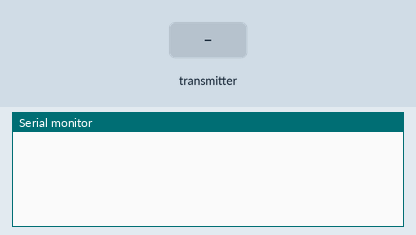
Recording of a sketch running on a simulated ESP32. On the bench: the last lines printed to the serial monitor. The test bench sets the inputs (shaded band).

Above: at 1.2 s.
1.3 s: the transmitter starts sending id = 0
At 1.66 s:
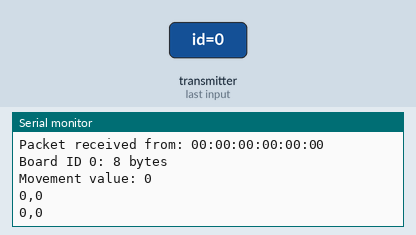
2.8 s: the transmitter starts sending increment = 1024
At 3.16 s:
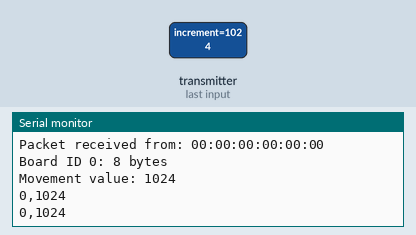
4.3 s: the transmitter starts sending id = 1
At 4.66 s:
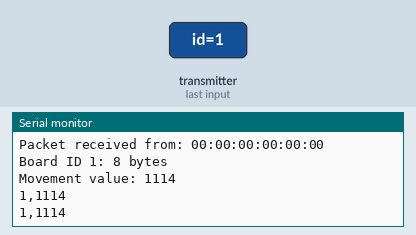
5.8 s: the transmitter starts sending increment = 0
At 6.16 s:
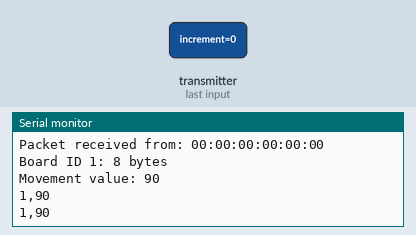
Timing chart, 0 to 8.3 s (numbered marks = the images above; inputs shaded):
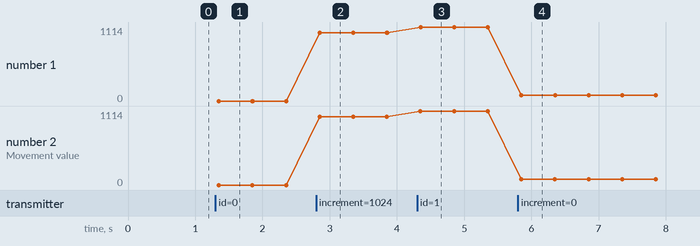

Measured:
- after the input at 1.3 s, the serial monitor: prints a new line after 0.05 s (image 1)
- after the input at 2.8 s, the serial monitor: prints a new line after 0.05 s (image 2)
- after the input at 4.3 s, the serial monitor: prints a new line after 0.05 s (image 3)
- after the input at 5.8 s, the serial monitor: prints a new line after 0.05 s (image 4)
- plotted number 1: 0 → 1024 after the input at 2.8 s, 1024 → 1114 after the input at 4.3 s, 1114 → 90 after the input at 5.8 s
- plotted number 2: 0 → 1024 after the input at 2.8 s, 1024 → 1114 after the input at 4.3 s, 1114 → 90 after the input at 5.8 s

The sketch:

Increment-New-Arduino.ino
```cpp
#include <esp_now.h>
#include <WiFi.h>
#include <HardwareSerial.h>

#define ESP32_RX 20
#define ESP32_TX 21

// Instantiate a new HardwareSerial object for communicating with another device
HardwareSerial MySerial(0); // UART0 on ESP32 Firebeetle

typedef struct struct_message {
  int id;           // Board ID
  int increment;    // Increment value (change in angle)
} struct_message;

struct_message myData;

typedef struct struct_board {
  int angle;        // Fixed angle
  int movement;     // Calculated movement (angle + increment)
} struct_board;

// Create a structure to hold the readings and movement for each board
struct_board board1 = {90, 90};  // Initialize angle to a fixed number, e.g., 90
struct_board board2 = {90, 90};  // Initialize angle to a fixed number, e.g., 90

// Create an array with all the board structures
struct_board boardsStruct[2] = {board1, board2};

// Callback
void OnDataRecv(const uint8_t * mac_addr, const uint8_t *incomingData, int len) {
  char macStr[18];
  snprintf(macStr, sizeof(macStr), "%02x:%02x:%02x:%02x:%02x:%02x",
           mac_addr[0], mac_addr[1], mac_addr[2], mac_addr[3], mac_addr[4], mac_addr[5]);
  Serial.print("Packet received from: ");
  Serial.println(macStr);

  // Deserialize the incoming data
  memcpy(&myData, incomingData, sizeof(myData));
  Serial.printf("Board ID %u: %u bytes\n", myData.id, len);

  // Update the structures with the new incoming data
  boardsStruct[myData.id - 1].movement = boardsStruct[myData.id - 1].angle + myData.increment;
  Serial.printf("Movement value: %d \n", boardsStruct[myData.id - 1].movement);

  String dataString = String(myData.id) + "," + String(boardsStruct[myData.id - 1].movement) + '\n';
  Serial.println(dataString);
  MySerial.print(dataString);
}

void setup() {
  Serial.begin(115200);
  MySerial.begin(9600, SERIAL_8N1, ESP32_RX, ESP32_TX);

  WiFi.mode(WIFI_STA);

  if (esp_now_init() != ESP_OK) {
    Serial.println("Error initializing ESP-NOW");
    return;
  }

  esp_now_register_recv_cb(OnDataRecv);
}

void loop() {
  delay(1000);
}
```
